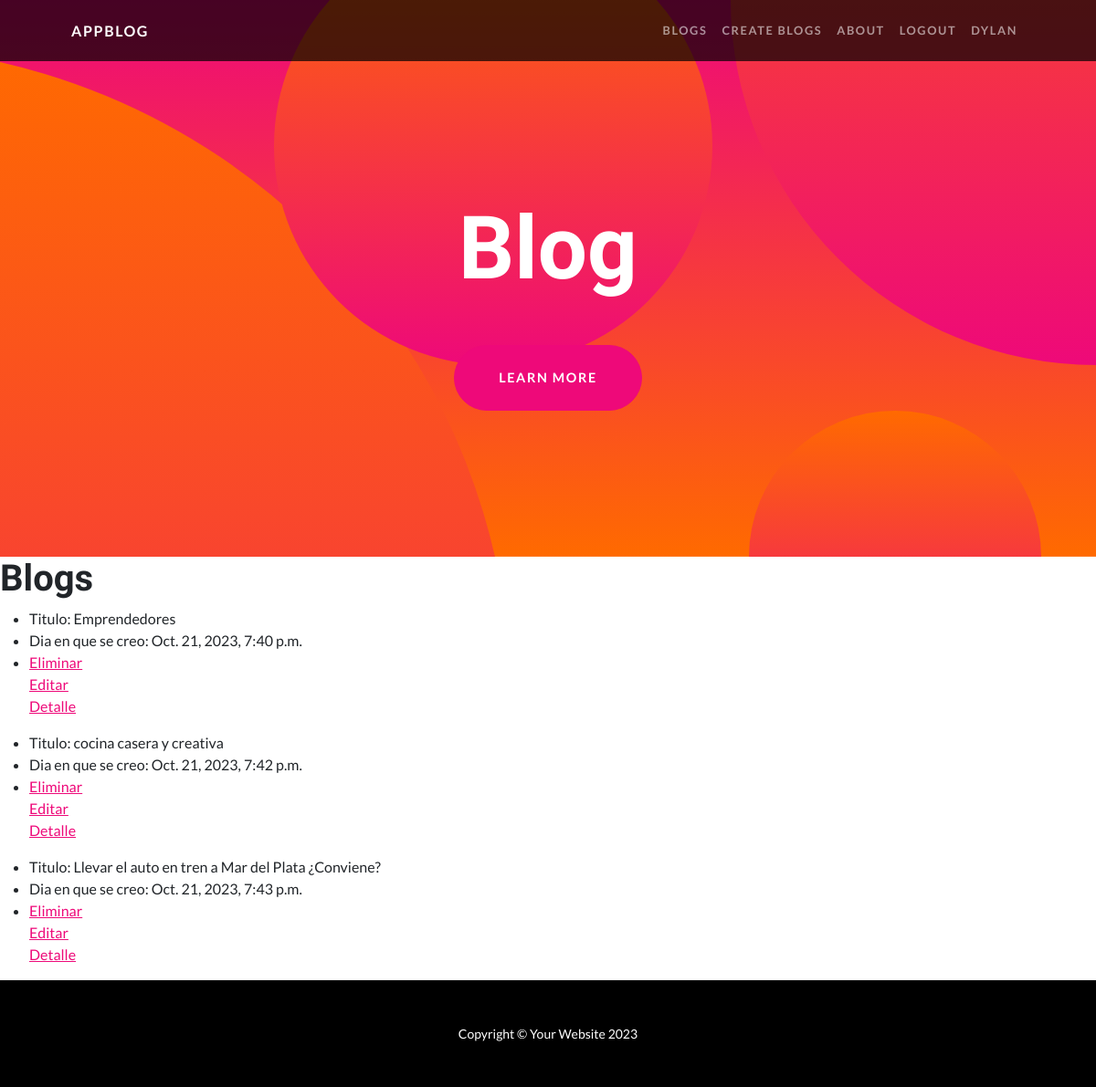
/pages/ (signed in), run on the app's committed database.
### AppBlog/models.py (models this page shows, shortened)
class Blog(models.Model):
    title = models.CharField(max_length=200)
    subtitle = models.CharField(max_length=200)
    body = models.CharField(max_length=1200)
    date = models.DateTimeField(auto_now_add=True)
    image = models.ImageField(upload_to='media/blog/', null=True, blank=True)

### AppBlog/views.py (the view)
# urls.py: path("pages/", BlogsListView.as_view(),  name="pages"),
class BlogsListView(LoginRequiredMixin, ListView):
    model = Blog
    template_name = "AppBlog/blogs.html"

### AppBlog/templates/AppBlog/blogs.html
{% extends "AppBlog/base.html" %}
{% load static %}
{% block sections %}
<h1>Blogs</h1>
{% for blog in object_list %}
    <ul>
        <li>Titulo: {{blog.title}}</li>
        <li>Dia en que se creo: {{blog.date}}</li>
        <li>
            {% if request.user.is_staff%}
                <a href="{% url  'delete' blog.id %}">Eliminar</a>
                <br/>
                <a href="{% url  'update' blog.id %}">Editar</a>
                <br/>
            {% endif %}
            <a href="{% url  'detail' blog.id %}">Detalle</a>
        </li>
    </ul>
{% endfor %}
{% endblock %}

### AppBlog/templates/AppBlog/base.html (shortened to what this page needs)
<!DOCTYPE html>
<html lang="en">
    <head>
        {% load static %}
        <link href="{% static 'AppBlog/css/styles.css' %}" rel="stylesheet" />
    </head>
    <body id="page-top">
        <nav class="navbar navbar-expand-lg navbar-dark navbar-custom fixed-top">
            <div class="container px-5">
                <a class="navbar-brand" href="/">AppBlog</a>
                <div class="collapse navbar-collapse" id="navbarResponsive">
                    <ul class="navbar-nav ms-auto">
                        <li class="nav-item"><a class="nav-link" href="{% url 'pages' %}">Blogs</a></li>
                        <li class="nav-item"><a class="nav-link" href="{% url 'create_blogs' %}">Create Blogs</a></li>
                        <li class="nav-item"><a class="nav-link" href="{% url 'about' %}">About</a></li>
                        {% if request.user.is_authenticated %}
                            <li class="nav-item"><a class="nav-link" href="{% url 'logout' %}">Logout</a></li>
                            <li class="nav-item"><a class="nav-link" href="{% url 'profile' %}">{{request.user.username}}</a></li>
                        {% endif %}
                    </ul>
                </div>
            </div>
        </nav>
        <header class="masthead text-center text-white">
            <div class="masthead-content">
                <div class="container px-5">
                    <h1 class="masthead-heading mb-0">Blog</h1>
                    <a class="btn btn-primary btn-xl rounded-pill mt-5" href="#scroll">Learn More</a>
                </div>
            </div>
            <div class="bg-circle-1 bg-circle"></div>
            <div class="bg-circle-2 bg-circle"></div>
            <div class="bg-circle-3 bg-circle"></div>
            <div class="bg-circle-4 bg-circle"></div>
        </header>
        {% block sections %}
        {% endblock %}
        <footer class="py-5 bg-black">
            <div class="container px-5"><p class="m-0 text-center text-white small">Copyright &copy; Your Website 2023</p></div>
        </footer>
    </body>
</html>

### data on the page
Blog: title "Emprendedores", date "Oct. 21, 2023, 7:40 p.m."
Blog: title "cocina casera y creativa", date "Oct. 21, 2023, 7:42 p.m."
Blog: title "Llevar el auto en tren a Mar del Plata ¿Conviene?", date "Oct. 21, 2023, 7:43 p.m."

### other printed values
{{ request.user.username }} "DYLAN"
